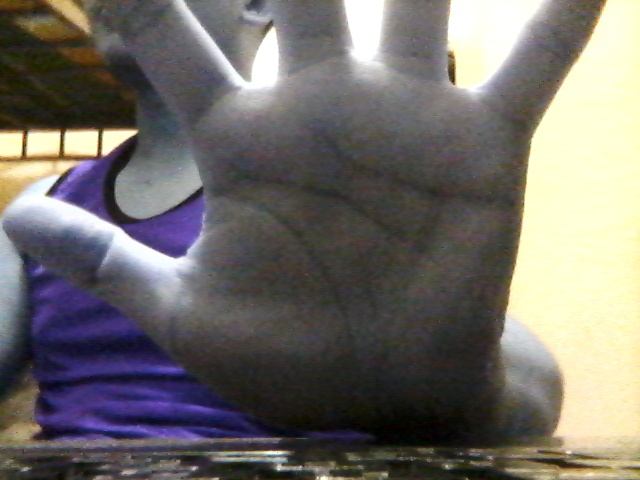
#> input picture client/captured_image.jpg, 640 x 480 px
$ python -i preprocess.py   (imports and definitions only)
#> lines starting #> are read from the running program, lines starting #| are printed output that depends on the picture; after the words box and inside, x2 and y2 are one past the last pixel; in counts of white or black regions, pixels touching at a corner belong together
import cv2
import numpy as np

from skimage import img_as_ubyte
from skimage.morphology import skeletonize


def predict(path):
    """
    Performs preprocessing to the image.

    Params:
        path: path to image

    Returns:
        img: preprocessed image
    """
#> called with path = '../../client/captured_image.jpg'
    # Reads image
    img = cv2.imread(path)
#> img is the input picture: shape (480, 640, 3); mean B, G, R 105.8, 110, 113.9

    # Converts to gray scale
    gray = cv2.cvtColor(img, cv2.COLOR_BGR2GRAY)
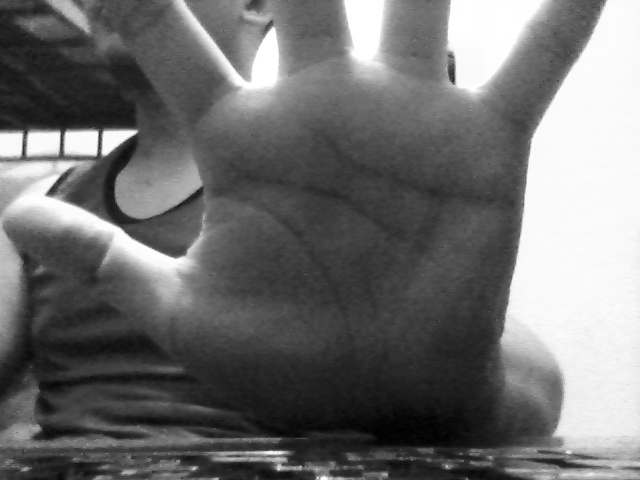
#> gray: shape (480, 640); min 0, max 255, mean 110.7

    # Denoises the image
    denoised = cv2.bilateralFilter(gray, 15, 80, 80)

    # Adjusts the constrast of the image
    adjusted = cv2.addWeighted(
        denoised, 1.3, np.zeros(denoised.shape, denoised.dtype), 0, -50
    )
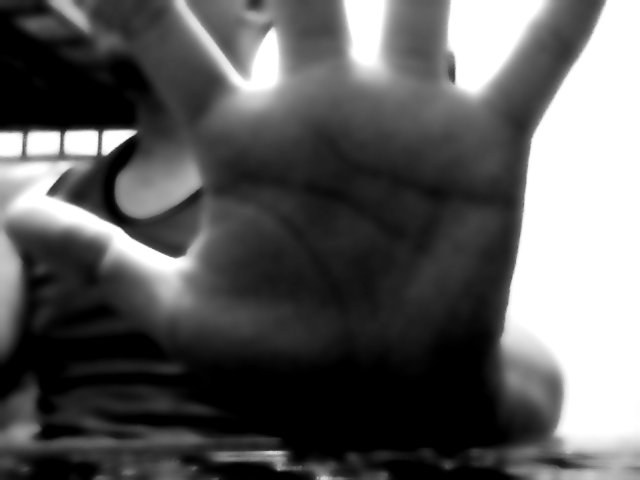
#> adjusted: shape (480, 640); min 0, max 255, mean 92.7

    # Create truth masks
    kernel = np.ones((3, 3), np.uint8)
    hand_mask = _create_hand_mask(adjusted.copy(), kernel)
    truth_mask = _create_vein_mask(adjusted.copy(), hand_mask, kernel)

    # Skeletonize image
    skeleton = skeletonize(truth_mask)

    # Converts into cv image
    skeleton = img_as_ubyte(skeleton)

    return skeleton


def _create_hand_mask(image, kernel=(3, 3)):
    """
    Creates an eroded mask of the hand. This ignors the edges of the hands
    and keeps only what's inside of the hand.

    Params:
      image: Image to create the hand mask from
      kernel: Used for morphological operations

    Returns:
      hand_mask: Mask of the hand
    """
    # Find contours and get only the largest contour
    contours, _ = cv2.findContours(image, cv2.RETR_EXTERNAL, cv2.CHAIN_APPROX_NONE)
#> contours = 5 contours, 1 with area under 20; largest, box (x1, y1, x2, y2) and area: (0, 0, 640, 480) 264960, (0, 54, 26, 71) 218, (30, 74, 51, 91) 200, (67, 471, 85, 480) 90
    largest_contour = max(contours, key=cv2.contourArea)
#> largest_contour = contour of 4243 points, box (x1, y1, x2, y2) (0, 0, 640, 480), area 264960

    # Create hand mask
    hand_mask = np.zeros_like(image)
    cv2.fillPoly(hand_mask, [largest_contour], 255)
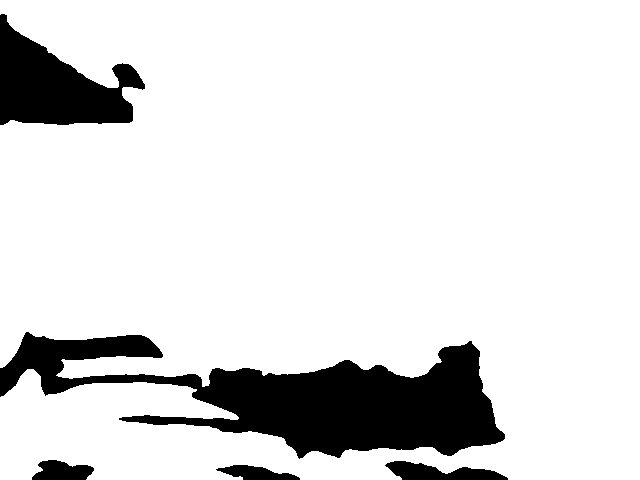
#> hand_mask: shape (480, 640); 86.9% white; 5 black regions, box (x1, y1, x2, y2) and area: (0, 332, 505, 459) 28382, (0, 14, 145, 125) 8697, (385, 461, 508, 480) 1387, (32, 460, 94, 480) 903, (216, 465, 300, 480) 749
    hand_mask = cv2.erode(hand_mask, kernel, iterations=15)
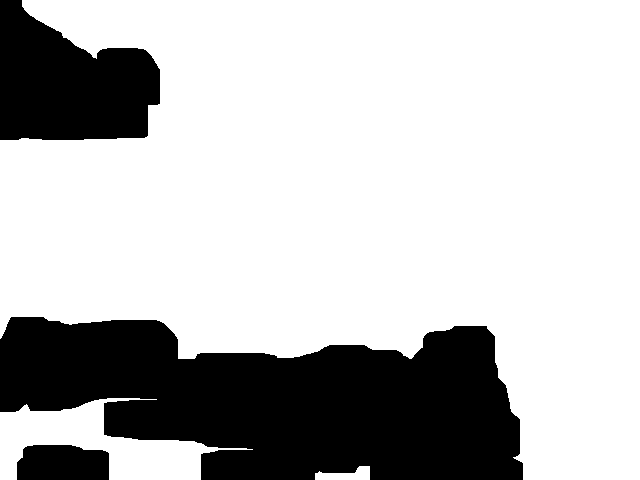
#> hand_mask: shape (480, 640); 74.2% white; 3 black regions, box (x1, y1, x2, y2) and area: (0, 317, 523, 480) 60264, (0, 0, 160, 140) 16098, (17, 445, 109, 480) 2953

    return hand_mask


def _create_vein_mask(image, hand_mask, kernel=(3, 3)):
    """
    Creates the vein mask used for training the segmentation model.

    Params:
      image: Image to create vein mask from
      hand_mask: Hand mask for isolating the veins
      kernel: Used for morphological operations

    Returns:
      vein_mask: Mask of the veins
    """

    # Applies adaptive thresholding and normalize the output 27, 5
    thresholded = cv2.adaptiveThreshold(
        image, 255, cv2.ADAPTIVE_THRESH_GAUSSIAN_C, cv2.THRESH_BINARY_INV, 27, 5
    )
#> thresholded: shape (480, 640); 12.4% white; 159 white regions (96 under 20 px), largest, box (x1, y1, x2, y2) and area: (0, 104, 207, 258) 6859, (486, 0, 606, 372) 4789, (89, 409, 457, 465) 3265

    # # Apply dilation to connect edges
    dilated = cv2.dilate(thresholded, kernel, iterations=2)
#> dilated: shape (480, 640); 21.6% white; 63 white regions, largest, box (x1, y1, x2, y2) and area: (0, 407, 459, 480) 11506, (0, 102, 209, 260) 10354, (484, 0, 608, 374) 6939

    # Apply erosion to remove small objects
    eroded = cv2.erode(dilated, kernel, iterations=1)
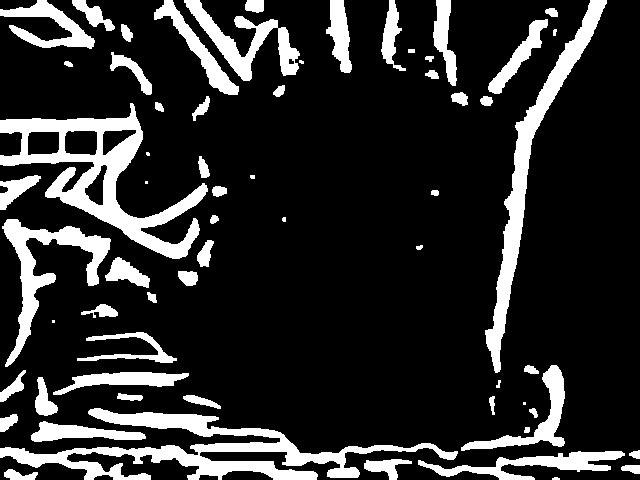
#> eroded: shape (480, 640); 17.3% white; 64 white regions (7 under 20 px)

    # Find contours of the eroded image
    contours, _ = cv2.findContours(eroded, cv2.RETR_TREE, cv2.CHAIN_APPROX_SIMPLE)
#> contours = 69 contours, 12 with area under 20; largest, box (x1, y1, x2, y2) and area: (0, 103, 208, 259) 10434, (0, 408, 458, 480) 8222, (485, 0, 607, 373) 5526, (2, 219, 111, 367) 3473, (184, 0, 300, 81) 2544

    # Create vein mask
    vein_mask = np.zeros_like(image)
    cv2.fillPoly(vein_mask, contours, 255)

    # Isolates the veins using the hand_mask
    vein_mask = cv2.bitwise_and(vein_mask, hand_mask)
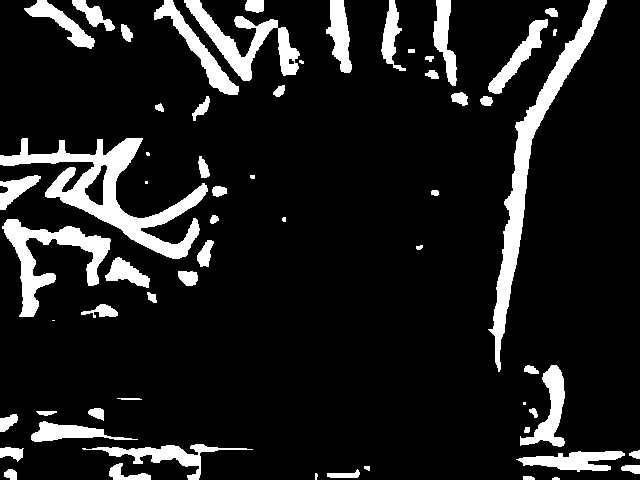
#> vein_mask: shape (480, 640); 11.9% white; 62 white regions (8 under 20 px)

    # Find contours of the final mask image
    contours, _ = cv2.findContours(vein_mask, cv2.RETR_TREE, cv2.CHAIN_APPROX_SIMPLE)
#> contours = 64 contours, 14 with area under 20; largest, box (x1, y1, x2, y2) and area: (0, 138, 208, 259) 6537, (488, 0, 607, 372) 5295, (2, 219, 111, 317) 3036, (184, 0, 300, 81) 2544, (154, 0, 239, 95) 1488

    large_contours = []
    for contour in contours:
        area = cv2.contourArea(contour)
        if area > 200:
            large_contours.append(contour)
#> this loop made 64 passes
#> area on passes 2, 4, 5, 7, 8, 9, 10, 11, 12, 13, 14, 15: 30, 133, 94, 108, 268, 1153, 54, 199.5, 1235.5, 22, 894, 179
#> after the loop, large_contours = 22 contours; largest, box (x1, y1, x2, y2) and area: (0, 138, 208, 259) 6537, (488, 0, 607, 372) 5295, (2, 219, 111, 317) 3036, (184, 0, 300, 81) 2544, (154, 0, 239, 95) 1488

    # Creates the final ground truth mask
    final_mask = np.zeros_like(image)
    cv2.fillPoly(final_mask, large_contours, 255)
#> final_mask: shape (480, 640); 10.8% white; 21 white regions, largest, box (x1, y1, x2, y2) and area: (0, 138, 208, 259) 6567, (488, 0, 607, 372) 5695, (2, 219, 111, 317) 3289

    # Smoothen out final mask
    final_mask = cv2.morphologyEx(
        final_mask,
        cv2.MORPH_CLOSE,
        cv2.getStructuringElement(cv2.MORPH_ELLIPSE, (3, 3)),
    )
#> final_mask: shape (480, 640); 10.9% white; 21 white regions, largest, box (x1, y1, x2, y2) and area: (0, 138, 208, 259) 6588, (488, 0, 607, 372) 5715, (2, 219, 111, 317) 3304

    return final_mask

>>> result = predict('../../client/captured_image.jpg')
#> in predict, `skeleton = skeletonize(truth_mask)`:
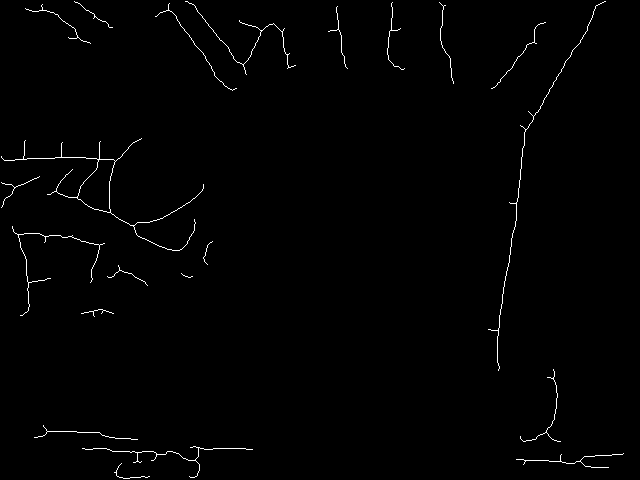
#> skeleton: shape (480, 640) bool; 0.92% white in thin lines or dots
#> in predict, `skeleton = img_as_ubyte(skeleton)`: skeleton: shape (480, 640); 0.92% white in thin lines or dots
